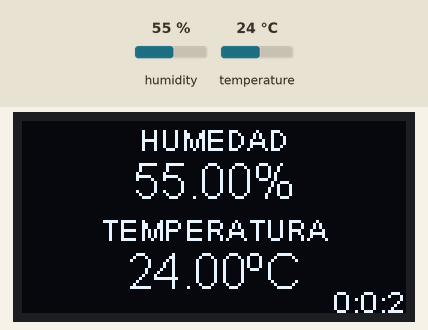
The program below on a simulated ESP32. On the bench: 128×64 one-colour display. The inputs (shaded band) are chosen by the test bench; at power-on: humidity 55 %, temperature 24 °C. WiFi joins after 1.5 s; servers stay silent unless stated; what the program prints to the serial monitor is not drawn.

Above: at 2.1 s.
3.3 s: humidity set to 22 %
At 4.8 s:
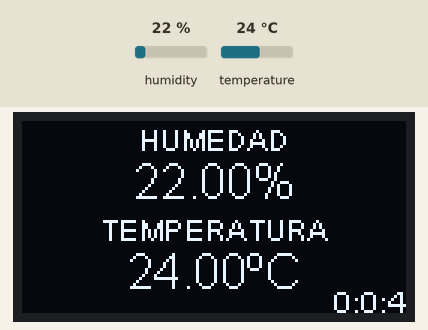
5.5 s: temperature set to 12 °C
At 6.7 s:
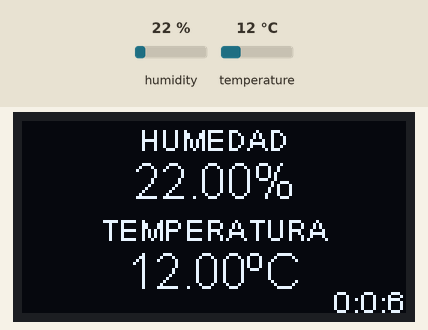
7.5 s: humidity set to 40 %
At 8.6 s:
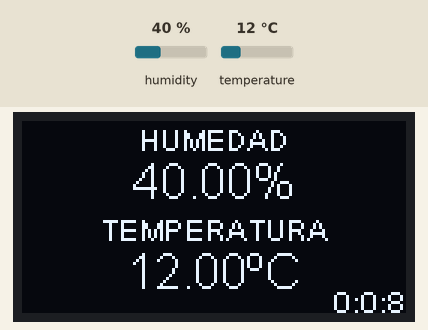
9.6 s: temperature set to 19 °C
At 11.9 s:
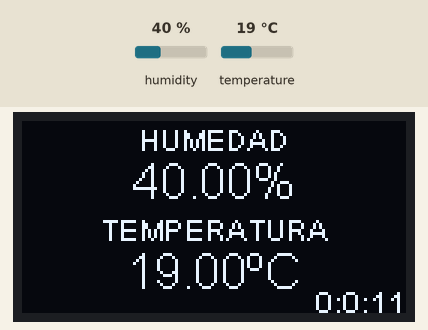
Timing chart, 0 to 12.6 s (numbered marks = the images above; inputs shaded):
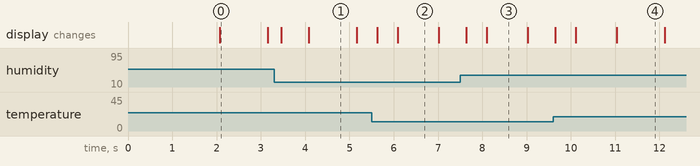

The program:

main.cpp
```cpp
/*********
  Rui Santos
  Complete project details at https://randomnerdtutorials.com
*********/

// Import required libraries
#include "WiFi.h"
#include "ESPAsyncWebServer.h"
#include <Adafruit_Sensor.h>
#include "SparkFunHTU21D.h"
#include <Wire.h>
#include "SSD1306Wire.h"

// Replace with your network credentials
const char* ssid = "Xiaomi_11T_Pro";
const char* password = "f5cbd8a82232";

     // Digital pin connected to the DHT sensor

// Uncomment the type of sensor in use:
//#define DHTTYPE    DHT11     // DHT 11     // DHT 22 (AM2302)
//#define DHTTYPE    DHT21     // DHT 21 (AM2301)

float temp = 0;
float humd = 0;


HTU21D myHumidity;

SSD1306Wire display(0x3c, SDA, SCL);

// Create AsyncWebServer object on port 80
AsyncWebServer server(80);

String readmyHumiditytemperature() {
  // Sensor readings may also be up to 2 seconds 'old' (its a very slow sensor)
  // Read temperature as Celsius (the default)
  float t = temp;
  // Read temperature as Fahrenheit (isFahrenheit = true)
  //float t = dht.readTemperature(true);
  // Check if any reads failed and exit early (to try again).
  if (isnan(t)) {
    Serial.println("Failed to read from DHT sensor!");
    return "--";
  }
  else {
    Serial.println(t);
    return String(t);
  }
}

String readmyHumidityHumidity() {
  // Sensor readings may also be up to 2 seconds 'old' (its a very slow sensor)
  float h = humd;
  if (isnan(h)) {
    Serial.println("Failed to read from DHT sensor!");
    return "--";
  }
  else {
    Serial.println(h);
    return String(h);
  }
}

const char index_html[] PROGMEM = R"rawliteral(
<!DOCTYPE HTML><html>
<head>
  <meta name="viewport" content="width=device-width, initial-scale=1">
  <link rel="stylesheet" href="https://use.fontawesome.com/releases/v5.7.2/css/all.css" integrity="sha384-fnmOCqbTlWIlj8LyTjo7mOUStjsKC4pOpQbqyi7RrhN7udi9RwhKkMHpvLbHG9Sr" crossorigin="anonymous">
  <style>
    html {
     font-family: Arial;
     display: inline-block;
     margin: 0px auto;
     text-align: center;
    }
    h2 { font-size: 3.0rem; }
    p { font-size: 3.0rem; }
    .units { font-size: 1.2rem; }
    .dht-labels{
      font-size: 1.5rem;
      vertical-align:middle;
      padding-bottom: 15px;
    }
  </style>
</head>
<body>
  <h2>ESP32 DHT Server</h2>
  <p>
    <i class="fas fa-thermometer-half" style="color:#059e8a;"></i>
    <span class="dht-labels">Temperature</span>
    <span id="temperature">%TEMPERATURE%</span>
    <sup class="units">&deg;C</sup>
  </p>
  <p>
    <i class="fas fa-tint" style="color:#00add6;"></i>
    <span class="dht-labels">Humidity</span>
    <span id="humidity">%HUMIDITY%</span>
    <sup class="units">&percnt;</sup>
  </p>
</body>
<script>
setInterval(function ( ) {
  var xhttp = new XMLHttpRequest();
  xhttp.onreadystatechange = function() {
    if (this.readyState == 4 && this.status == 200) {
      document.getElementById("temperature").innerHTML = this.responseText;
    }
  };
  xhttp.open("GET", "/temperature", true);
  xhttp.send();
}, 10000 ) ;

setInterval(function ( ) {
  var xhttp = new XMLHttpRequest();
  xhttp.onreadystatechange = function() {
    if (this.readyState == 4 && this.status == 200) {
      document.getElementById("humidity").innerHTML = this.responseText;
    }
  };
  xhttp.open("GET", "/humidity", true);
  xhttp.send();
}, 10000 ) ;
</script>
</html>)rawliteral";

// Replaces placeholder with DHT values
String processor(const String& var){
  //Serial.println(var);
  if(var == "TEMPERATURE"){
    return readmyHumiditytemperature();
  }
  else if(var == "HUMIDITY"){
    return readmyHumidityHumidity();
  }
  return String();
}

void setup(){

  display.init();

  display.flipScreenVertically();
  display.setFont(ArialMT_Plain_10);

  // Serial port for debugging purposes
  Serial.begin(115200);

  myHumidity.begin();

  // Connect to Wi-Fi
  WiFi.begin(ssid, password);
  while (WiFi.status() != WL_CONNECTED) {
    delay(1000);
    Serial.println("Connecting to WiFi..");
  }

  // Print ESP32 Local IP Address
  Serial.println(WiFi.localIP());

  // Route for root / web page
  server.on("/", HTTP_GET, [](AsyncWebServerRequest *request){
    request->send_P(200, "text/html", index_html, processor);
  });
  server.on("/temperature", HTTP_GET, [](AsyncWebServerRequest *request){
    request->send_P(200, "text/plain", readmyHumiditytemperature().c_str());
  });
  server.on("/humidity", HTTP_GET, [](AsyncWebServerRequest *request){
    request->send_P(200, "text/plain", readmyHumidityHumidity().c_str());
  });

  // Start server
  server.begin();
}

void loop(){
humd = myHumidity.readHumidity();
   temp = myHumidity.readTemperature();

  Serial.print("Time:");
  Serial.print(millis());
  Serial.print(" Temperature:");
  Serial.print(temp, 1);
  Serial.print("C");
  Serial.print(" Humidity:");
  Serial.print(humd, 1);
  Serial.print("%");

  Serial.println();


  // clear the display
  display.clear();
  // draw the current demo method
  //demos[demoMode]();


  display.setTextAlignment(TEXT_ALIGN_CENTER);
  display.setFont(ArialMT_Plain_10);
  display.drawString(128/2, 0, "HUMEDAD");
  display.setFont(ArialMT_Plain_16);
  display.drawString(128/2, 11, String(humd)+ "%");
  display.setFont(ArialMT_Plain_10);
  display.drawString(128/2, 30, "TEMPERATURA");
  display.setFont(ArialMT_Plain_16);
  display.drawString(128/2, 41, String(temp)+ "ºC");

  display.setFont(ArialMT_Plain_10);
  display.setTextAlignment(TEXT_ALIGN_RIGHT);
  display.drawString(128, 54, String(millis()/3600000)+String(":")\
          +String((millis()/60000)%60)+String(":")\
          +String((millis()/1000)%(60)));


  // write the buffer to the display
  display.display();


  delay(100);
}
```

Measured:
- what the display in image 1 shows lasts 1.1 s, from 4.1 s to 5.2 s
- what the display in image 2 shows lasts 0.9 s, from 6.1 s to 7.0 s
